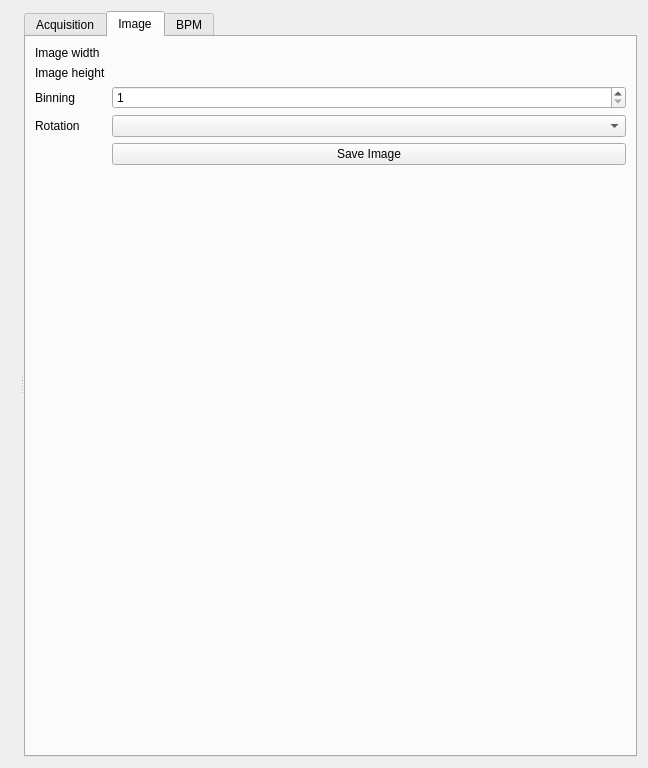
<?xml version="1.0" encoding="UTF-8"?>
<ui version="4.0">
 <class>Camera</class>
 <widget class="QWidget" name="Camera">
  <property name="geometry">
   <rect>
    <x>0</x>
    <y>0</y>
    <width>648</width>
    <height>768</height>
   </rect>
  </property>
  <property name="windowTitle">
   <string>Camera</string>
  </property>
  <layout class="QVBoxLayout" name="verticalLayout_2">
   <item>
    <widget class="QSplitter" name="splitter">
     <property name="orientation">
      <enum>Qt::Horizontal</enum>
     </property>
     <widget class="QWidget" name="camera_image_widget" native="true">
      <property name="sizePolicy">
       <sizepolicy hsizetype="Expanding" vsizetype="Preferred">
        <horstretch>0</horstretch>
        <verstretch>0</verstretch>
       </sizepolicy>
      </property>
      <property name="minimumSize">
       <size>
        <width>9</width>
        <height>0</height>
       </size>
      </property>
      <layout class="QVBoxLayout" name="cameraImageContainer"/>
     </widget>
     <widget class="QTabWidget" name="tabWidget">
      <property name="sizePolicy">
       <sizepolicy hsizetype="Expanding" vsizetype="Expanding">
        <horstretch>0</horstretch>
        <verstretch>0</verstretch>
       </sizepolicy>
      </property>
      <property name="currentIndex">
       <number>1</number>
      </property>
      <widget class="QWidget" name="tab">
       <attribute name="title">
        <string>Acquisition</string>
       </attribute>
       <layout class="QFormLayout" name="formLayout">
        <property name="fieldGrowthPolicy">
         <enum>QFormLayout::AllNonFixedFieldsGrow</enum>
        </property>
        <item row="3" column="0">
         <widget class="QLabel" name="label">
          <property name="text">
           <string>Exposure time (ms)</string>
          </property>
         </widget>
        </item>
        <item row="3" column="1">
         <widget class="MAXLineEdit" name="acq_expo_time">
          <property name="inputMask">
           <string/>
          </property>
          <property name="model">
           <string>acq_expo_time</string>
          </property>
          <property name="useParentModel">
           <bool>false</bool>
          </property>
          <property name="autoApply">
           <bool>true</bool>
          </property>
         </widget>
        </item>
        <item row="2" column="1">
         <widget class="QCheckBox" name="acquire_checkbox">
          <property name="text">
           <string/>
          </property>
         </widget>
        </item>
        <item row="2" column="0">
         <widget class="QLabel" name="label_2">
          <property name="text">
           <string>Acquire images</string>
          </property>
         </widget>
        </item>
        <item row="5" column="0">
         <widget class="QLabel" name="label_3">
          <property name="text">
           <string>Trigger mode</string>
          </property>
         </widget>
        </item>
        <item row="0" column="0">
         <widget class="QLabel" name="label_4">
          <property name="text">
           <string>Camera type</string>
          </property>
         </widget>
        </item>
        <item row="0" column="1">
         <widget class="QLabel" name="camera_type_label">
          <property name="text">
           <string>Unknown</string>
          </property>
         </widget>
        </item>
        <item row="5" column="1">
         <widget class="TaurusValueComboBox" name="trigger_mode_combobox">
          <property name="autoApply">
           <bool>true</bool>
          </property>
         </widget>
        </item>
        <item row="1" column="1">
         <widget class="TaurusLabel" name="acq_status_label"/>
        </item>
        <item row="1" column="0">
         <widget class="QLabel" name="label_7">
          <property name="text">
           <string>Status</string>
          </property>
         </widget>
        </item>
        <item row="4" column="1">
         <widget class="MAXLineEdit" name="gain_label"/>
        </item>
        <item row="4" column="0">
         <widget class="QLabel" name="label_16">
          <property name="text">
           <string>Gain</string>
          </property>
         </widget>
        </item>
       </layout>
      </widget>
      <widget class="QWidget" name="tab_2">
       <attribute name="title">
        <string>Image</string>
       </attribute>
       <layout class="QFormLayout" name="formLayout_2">
        <property name="fieldGrowthPolicy">
         <enum>QFormLayout::AllNonFixedFieldsGrow</enum>
        </property>
        <item row="1" column="0">
         <widget class="QLabel" name="label_5">
          <property name="text">
           <string>Image width</string>
          </property>
         </widget>
        </item>
        <item row="1" column="1">
         <widget class="TaurusLabel" name="image_width_label"/>
        </item>
        <item row="2" column="0">
         <widget class="QLabel" name="label_6">
          <property name="text">
           <string>Image height</string>
          </property>
         </widget>
        </item>
        <item row="2" column="1">
         <widget class="TaurusLabel" name="image_height_label"/>
        </item>
        <item row="4" column="0">
         <widget class="QLabel" name="label_9">
          <property name="text">
           <string>Rotation</string>
          </property>
         </widget>
        </item>
        <item row="4" column="1">
         <widget class="TaurusValueComboBox" name="image_rotation_combobox">
          <property name="autoApply">
           <bool>true</bool>
          </property>
         </widget>
        </item>
        <item row="3" column="0">
         <widget class="QLabel" name="label_8">
          <property name="text">
           <string>Binning</string>
          </property>
         </widget>
        </item>
        <item row="3" column="1">
         <widget class="QSpinBox" name="image_bin_spinbox">
          <property name="minimum">
           <number>1</number>
          </property>
         </widget>
        </item>
        <item row="5" column="1">
         <widget class="QPushButton" name="image_save_button">
          <property name="text">
           <string>Save Image</string>
          </property>
         </widget>
        </item>
       </layout>
      </widget>
      <widget class="QWidget" name="tab_3">
       <attribute name="title">
        <string>BPM</string>
       </attribute>
       <layout class="QVBoxLayout" name="verticalLayout_3">
        <item>
         <layout class="QFormLayout" name="formLayout_3">
          <property name="fieldGrowthPolicy">
           <enum>QFormLayout::AllNonFixedFieldsGrow</enum>
          </property>
          <item row="0" column="0">
           <widget class="QLabel" name="label_10">
            <property name="text">
             <string>ROI</string>
            </property>
           </widget>
          </item>
          <item row="0" column="1">
           <widget class="TaurusLabel" name="roi_label">
            <property name="alignment">
             <set>Qt::AlignLeading|Qt::AlignLeft|Qt::AlignVCenter</set>
            </property>
           </widget>
          </item>
          <item row="1" column="0">
           <widget class="QLabel" name="label_15">
            <property name="text">
             <string>Auto ROI</string>
            </property>
           </widget>
          </item>
          <item row="1" column="1">
           <widget class="TaurusValueCheckBox" name="auto_roi_checkbox">
            <property name="text">
             <string/>
            </property>
            <property name="showText">
             <bool>false</bool>
            </property>
            <property name="autoApply">
             <bool>true</bool>
            </property>
           </widget>
          </item>
          <item row="2" column="1">
           <widget class="QCheckBox" name="bpm_show_position_checkbox">
            <property name="text">
             <string/>
            </property>
           </widget>
          </item>
          <item row="2" column="0">
           <widget class="QLabel" name="label_18">
            <property name="text">
             <string>Show beam position</string>
            </property>
           </widget>
          </item>
         </layout>
        </item>
        <item>
         <widget class="QGroupBox" name="groupBox">
          <property name="title">
           <string>Beam parameters</string>
          </property>
          <layout class="QVBoxLayout" name="verticalLayout">
           <item>
            <layout class="QGridLayout" name="gridLayout">
             <item row="2" column="3">
              <widget class="TaurusLabel" name="beam_fwhm_x_label">
               <property name="alignment">
                <set>Qt::AlignLeading|Qt::AlignLeft|Qt::AlignVCenter</set>
               </property>
              </widget>
             </item>
             <item row="4" column="0">
              <widget class="QLabel" name="label_12">
               <property name="text">
                <string>Center Y:</string>
               </property>
              </widget>
             </item>
             <item row="0" column="0">
              <widget class="QLabel" name="label_17">
               <property name="text">
                <string>Intensity:</string>
               </property>
              </widget>
             </item>
             <item row="4" column="3">
              <widget class="TaurusLabel" name="beam_fwhm_y_label">
               <property name="alignment">
                <set>Qt::AlignLeading|Qt::AlignLeft|Qt::AlignVCenter</set>
               </property>
              </widget>
             </item>
             <item row="2" column="1">
              <widget class="TaurusLabel" name="beam_center_x_label">
               <property name="alignment">
                <set>Qt::AlignLeading|Qt::AlignLeft|Qt::AlignVCenter</set>
               </property>
              </widget>
             </item>
             <item row="2" column="0">
              <widget class="QLabel" name="label_11">
               <property name="text">
                <string>Center X:</string>
               </property>
              </widget>
             </item>
             <item row="4" column="2">
              <widget class="QLabel" name="label_14">
               <property name="text">
                <string>FWHM Y:</string>
               </property>
              </widget>
             </item>
             <item row="4" column="1">
              <widget class="TaurusLabel" name="beam_center_y_label">
               <property name="alignment">
                <set>Qt::AlignLeading|Qt::AlignLeft|Qt::AlignVCenter</set>
               </property>
              </widget>
             </item>
             <item row="0" column="1">
              <widget class="TaurusLabel" name="beam_intensity_label">
               <property name="alignment">
                <set>Qt::AlignLeading|Qt::AlignLeft|Qt::AlignVCenter</set>
               </property>
              </widget>
             </item>
             <item row="2" column="2">
              <widget class="QLabel" name="label_13">
               <property name="text">
                <string>FWHM X:</string>
               </property>
              </widget>
             </item>
             <item row="1" column="0" colspan="4">
              <layout class="QVBoxLayout" name="bpm_profile_x_layout"/>
             </item>
             <item row="3" column="0" colspan="4">
              <layout class="QVBoxLayout" name="bpm_profile_y_layout"/>
             </item>
            </layout>
           </item>
          </layout>
         </widget>
        </item>
        <item>
         <layout class="QVBoxLayout" name="bpm_layout"/>
        </item>
        <item>
         <spacer name="verticalSpacer">
          <property name="orientation">
           <enum>Qt::Vertical</enum>
          </property>
          <property name="sizeHint" stdset="0">
           <size>
            <width>20</width>
            <height>40</height>
           </size>
          </property>
         </spacer>
        </item>
       </layout>
      </widget>
     </widget>
    </widget>
   </item>
  </layout>
 </widget>
 <customwidgets>
  <customwidget>
   <class>TaurusLabel</class>
   <extends>QLabel</extends>
   <header>taurus.qt.qtgui.display</header>
  </customwidget>
  <customwidget>
   <class>TaurusValueLineEdit</class>
   <extends>QLineEdit</extends>
   <header>taurus.qt.qtgui.input</header>
  </customwidget>
  <customwidget>
   <class>TaurusValueComboBox</class>
   <extends>QComboBox</extends>
   <header>taurus.qt.qtgui.input</header>
  </customwidget>
  <customwidget>
   <class>TaurusValueCheckBox</class>
   <extends>QCheckBox</extends>
   <header>taurus.qt.qtgui.input</header>
  </customwidget>
  <customwidget>
   <class>MAXLineEdit</class>
   <extends>TaurusValueLineEdit</extends>
   <header>maxwidgets.input</header>
  </customwidget>
 </customwidgets>
 <resources/>
 <connections/>
</ui>
